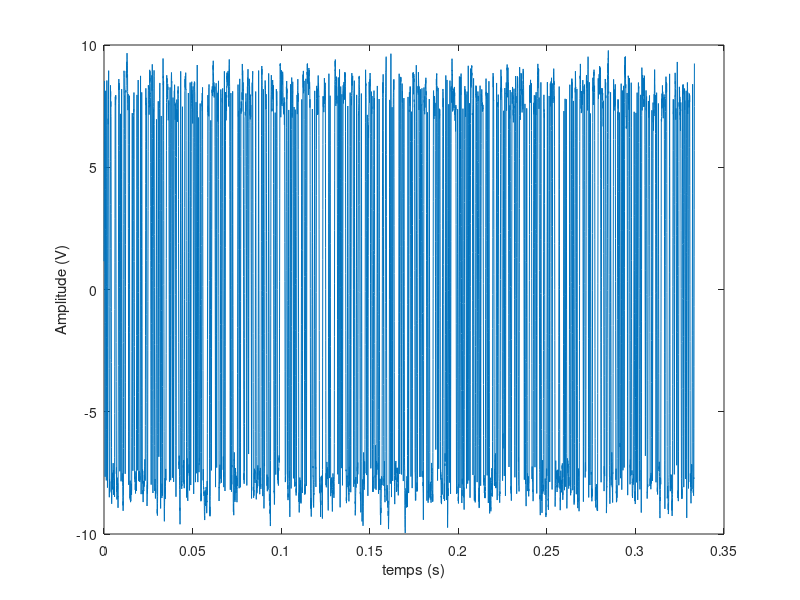
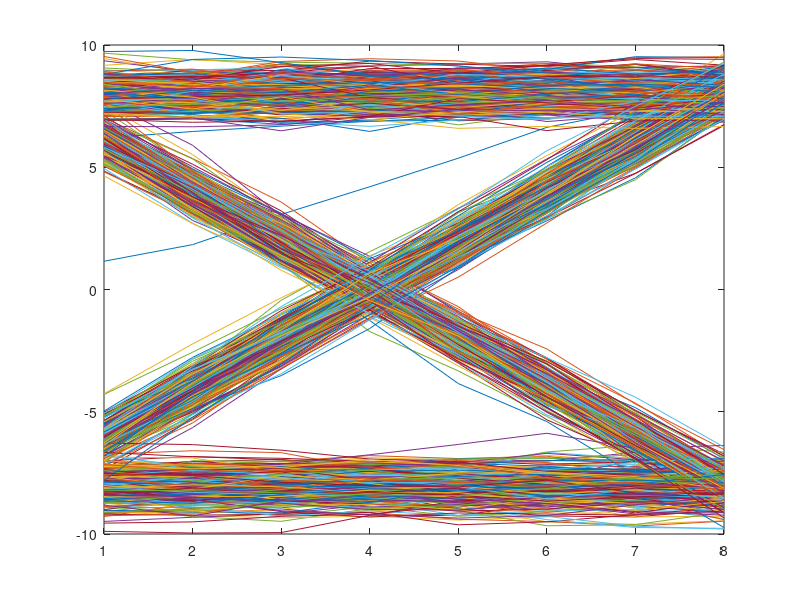
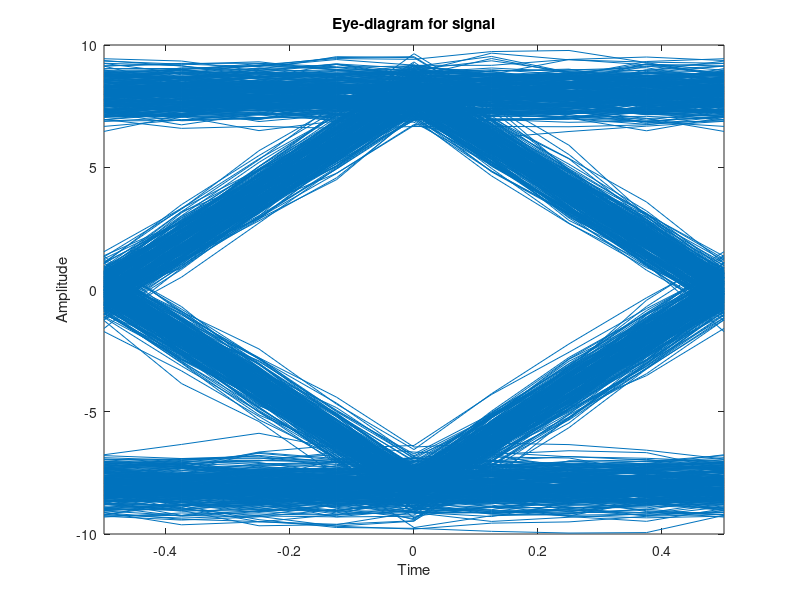
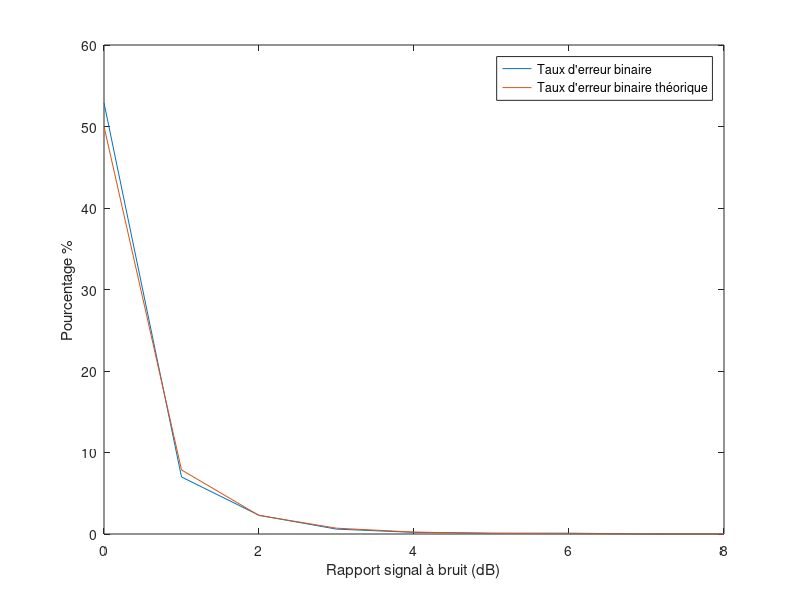

MATLAB code for these plots, in order:
clc; close all; clear all;
%%%%%%%%%%%%%%%%%% Sequence 3
% clc; close all; clear all;
% Constantes
V = 1;
nbit = 1000;
Fe = 24000;
Te = 1/Fe;
Rb = 3000;
Tb = 1/Rb;
Ns = Fe/Rb; % 8 ici
Ts = Ns*Te;

% Génération de bits
Tableau = randi([0,1],nbit,1);

%% 5.2)

RSB = 0.01;
% 1)
% Génération d'impulsions
Modulateur = (Tableau-0.5)*2;
Signal = [Modulateur' ; zeros(nbit,Ns-1)'];
Signal = Signal(:);

% Filtre de mise en forme
h = ones(Ns,1);
signal_filtre_e = filter(h,1,Signal); 
% Bruitage / Transmission
Px = mean(abs(signal_filtre_e).^2);
sigma = sqrt((Ns*Px)/2*RSB);
bruit = sigma * randn(1, length(signal_filtre_e));
% Réception
signal_int = signal_filtre_e + bruit';
signal_filtre_s = filter(h,1,signal_int);

Lt = 0:Te:(nbit*Ns-1)*Te;
plot(Lt,signal_filtre_s);
xlabel("temps (s)");
ylabel("Amplitude (V)");

figure,plot(reshape(signal_filtre_s,Ns,length(signal_filtre_s)/Ns));
eyediagram(signal_filtre_s(Ns:end),Ns);

signal_sortie = signal_filtre_s(Ns:Ns:end,1);
Demodulateur = signal_sortie > 0;
Erreur = mean((Tableau - Demodulateur) ~= 0);
% = 0


% 2)
vecteurTEB = zeros(9, 1);
bruit = randn(1, length(signal_filtre_e));
% Pour un rsb de 0dB le bruit est infiniment plus important que le signal
signal_int = bruit';
signal_filtre_s = filter(h,1,signal_int);
signal_sortie = signal_filtre_s(Ns:Ns:end,1);
Demodulateur = signal_sortie > 0;
vecteurTEB(1) = mean((Tableau - Demodulateur) ~= 0);

for i=2:9
    RSB = 1/10^(log10(i-1));
    sigma = sqrt((Ns*Px)/2*RSB);
    bruit = sigma * randn(1, length(signal_filtre_e));
    % Réception
    signal_int = signal_filtre_e + bruit';
    signal_filtre_s = filter(h,1,signal_int);
    signal_sortie = signal_filtre_s(Ns:Ns:end,1);
    Demodulateur = signal_sortie > 0;
    vecteurTEB(i) = mean((Tableau - Demodulateur) ~= 0);
end

% 3)
vecteurTEBth = qfunc(sqrt(2*(0:1:8)));
Ldb = 0:1:8;
figure, plot(Ldb,100*vecteurTEB);
hold on
plot(Ldb,100*vecteurTEBth);
hold off
xlabel("Rapport signal à bruit (dB)");
ylabel("Pourcentage %");
legend("Taux d'erreur binaire", "Taux d'erreur binaire théorique")


%% 5.3.1)
% 1)
% Génération d'impulsions
Modulateur = (Tableau-0.5)*2;
Signal = [Modulateur' ; zeros(nbit,Ns-1)'];
Signal = Signal(:);

% Filtre de mise en forme
h = ones(Ns,1);
signal_filtre_e = filter(h,1,Signal); 

hr = h;
hr(Ns/2+1:end) = 0;

signal_filtre_s = filter(hr,1,signal_filtre_e);

Lt = 0:Te:(nbit*Ns-1)*Te;
figure, plot(Lt,signal_filtre_s);
xlabel("temps (s)");
ylabel("Amplitude (V)");

eyediagram(signal_filtre_s(Ns:end),Ns);
% N0 = Ts/2

% 2)
signal_sortie = signal_filtre_s(Ns/2:Ns:end,1);
Demodulateur = signal_sortie > 0;
Erreur2 = mean((Tableau - Demodulateur) ~= 0);
% Erreur2 = 0

%% 5.3.2)

% 1)

% Génération d'impulsions
Modulateur = (Tableau-0.5)*2;
Signal = [Modulateur' ; zeros(nbit,Ns-1)'];
Signal = Signal(:);

% Filtre de mise en forme
h = ones(Ns,1);
signal_filtre_e = filter(h,1,Signal);
hr = h;
hr(Ns/2+1:end) = 0;
% Bruitage / Transmission
Px = mean(abs(signal_filtre_e).^2);
for i=2:10:32
    RSB = 1/10^(log10(i-1));
    sigma = sqrt((Ns*Px)/2*RSB);
    bruit = sigma * randn(1, length(signal_filtre_e));
    % Réception
    signal_int = signal_filtre_e + bruit';
    signal_filtre_s = filter(hr,1,signal_int);
    eyediagram(signal_filtre_s(Ns:end),Ns);
end

% 2) et 3)
vecteurTEB2 = zeros(9, 1);
bruit = randn(1, length(signal_filtre_e));
% Pour un rsb de 0dB le bruit est infiniment plus important que le signal
signal_int = bruit';
signal_filtre_s = filter(hr,1,signal_int);
signal_sortie = signal_filtre_s(Ns/2:Ns:end,1);
Demodulateur = signal_sortie > 0;
vecteurTEB2(1) = mean((Tableau - Demodulateur) ~= 0);

for i=2:9
    RSB = 1/10^(log10(i-1));
    sigma = sqrt((Ns*Px)/2*RSB);
    bruit = sigma * randn(1, length(signal_filtre_e));
    % Réception
    signal_int = signal_filtre_e + bruit';
    signal_filtre_s = filter(hr,1,signal_int);
    signal_sortie = signal_filtre_s(Ns/2:Ns:end,1);
    Demodulateur = signal_sortie > 0;
    vecteurTEB2(i) = mean((Tableau - Demodulateur) ~= 0);
end

Ldb = 0:1:8;
vecteurTEBth2 = qfunc(sqrt(0:1:8));
figure, semilogy(Ldb,100*vecteurTEB2);
hold on
semilogy(Ldb,100*vecteurTEBth2);
hold off
xlabel("Rapport signal à bruit (dB)");
ylabel("Pourcentage %");
legend("Taux d'erreur binaire", "Taux d'erreur binaire théorique")

% 4)


%% 5.5)
bits = Tableau;
% Mapping
Sig = (2 * bi2de(reshape(bits, 2, length(bits)/2).') - 3).';
Signal = [Sig ; zeros(nbit/2,Ns-1)'];
Signal = Signal(:);


% Filtre de mise en forme
h = ones(Ns,1);
signal_filtre_e = filter(h,1,Signal);
signal_filtre_s = filter(h,1,signal_filtre_e);

Lt = 0:Te:((nbit/2)*Ns-1)*Te;
figure, plot(Lt,signal_filtre_s);
xlabel("temps (s)");
ylabel("Amplitude (V)");


eyediagram(signal_filtre_s(Ns:end),Ns);
% N0 = Ns

% Demapping
signal_sortie = signal_filtre_s(Ns:Ns:end,1);
Demodulateur = (-3 * (signal_sortie <= -16)) + (-1 * (((signal_sortie > -16) + (signal_sortie < 0)) > 1)) + (((signal_sortie >= 0) + (signal_sortie < 16)) > 1) + (3 * (signal_sortie >= 16));
BitsDecides = reshape(de2bi((Demodulateur + 3)/2).', 1, length(bits))';
Erreur3 = mean((bits - BitsDecides) ~= 0);


%% 5.6)

%% Iterer correctement sur vecteur, qfunc pas en dB : 10.^(0.1*(0:1:8))
%% 5.3.2) 4) et 5) à faire

% 1) et 3)
vecteurTES = zeros(9, 1);
vecteurTEB3 = zeros(9, 1);
bruit = randn(1, length(signal_filtre_e));
% Pour un rsb de 0dB le bruit est infiniment plus important que le signal
signal_int = bruit';
signal_filtre_s = filter(h,1,signal_int);
signal_sortie = signal_filtre_s(Ns:Ns:end,1);
Demodulateur = (-3 * (signal_sortie <= -16)) + (-1 * (((signal_sortie > -16) + (signal_sortie < 0)) > 1)) + (((signal_sortie >= 0) + (signal_sortie < 16)) > 1) + (3 * (signal_sortie >= 16));
vecteurTES(1) = mean((Sig' - Demodulateur) ~= 0);
BitsDecides = reshape(de2bi((Demodulateur + 3)/2).', 1, length(bits))';
vecteurTEB3(1) = mean((bits - BitsDecides) ~= 0);

for i=2:9
    RSB = 1/10^(log10(i-1));
    sigma = sqrt((Ns*Px)/2*RSB);
    bruit = sigma * randn(1, length(signal_filtre_e));
    % Réception
    signal_int = signal_filtre_e + bruit';
    signal_filtre_s = filter(h,1,signal_int);
    signal_sortie = signal_filtre_s(Ns:Ns:end,1);
    Demodulateur = (-3 * (signal_sortie <= -16)) + (-1 * (((signal_sortie > -16) + (signal_sortie < 0)) > 1)) + (((signal_sortie >= 0) + (signal_sortie < 16)) > 1) + (3 * (signal_sortie >= 16));
    vecteurTES(i) = mean((Sig' - Demodulateur) ~= 0);
    BitsDecides = reshape(de2bi((Demodulateur + 3)/2).', 1, length(bits))';
    vecteurTEB3(i) = mean((bits - BitsDecides) ~= 0);
end

Ldb = 0:1:8;
figure, plot(Ldb,100*vecteurTES);
xlabel("Rapport signal à bruit (dB)");
ylabel("Pourcentage %");
legend("Taux d'erreur symbole");

% 2)
Ldb = 0:1:8;
vecteurTESth = 3/2 * qfunc(sqrt(4/5 *(0:1:8)));
figure, plot(Ldb,100*vecteurTES);
hold on
plot(Ldb,100*vecteurTESth);
hold off
xlabel("Rapport signal à bruit (dB)");
ylabel("Pourcentage %");
legend("Taux d'erreur symbole","Taux d'erreur symbole théorique");

% 3)
Ldb = 0:1:8;
figure, plot(Ldb,100*vecteurTEB3);
xlabel("Rapport signal à bruit (dB)");
ylabel("Pourcentage %");
legend("Taux d'erreur binaire");

% 4)
Ldb = 0:1:8;
vecteurTEBth = 3/4 * qfunc(sqrt(4/5 *(0:1:8)));
figure, plot(Ldb,100*vecteurTEB3);
hold on
plot(Ldb,100*vecteurTEBth);
hold off
xlabel("Rapport signal à bruit (dB)");
ylabel("Pourcentage %");
legend("Taux d'erreur binaire","Taux d'erreur binaire théorique");

% 5)
Ldb = 0:1:8;
figure, plot(Ldb,100*vecteurTEB2);
hold on
plot(Ldb,100*vecteurTEB3);
hold off
xlabel("Rapport signal à bruit (dB)");
ylabel("Pourcentage %");
legend("Taux d'erreur binaire de la chaine de référence","Taux d'erreur binaire de la chaine implantée");
% Chainé implémentée plus efficace car avec le mapping 4-aire, même taux
% d'erreur symbole que mapping 2-aire mais taux d'erreur binaire /2 car
% quand on se trompe de symbole on a quand même 1 bit /2 de bon en général

%6)
% Chaine de référence, spectre = sinus cardinal 
% Chaine implanté aussi sinus cardinal mais nb de symboles /2 car 2 bits
% par symbole donc Tb/2 et donc Rb * 2 alors que la bande passant B reste
% la même
% efficacité spectrale n = Rb/B 
% --> efficacité 2* meilleure






